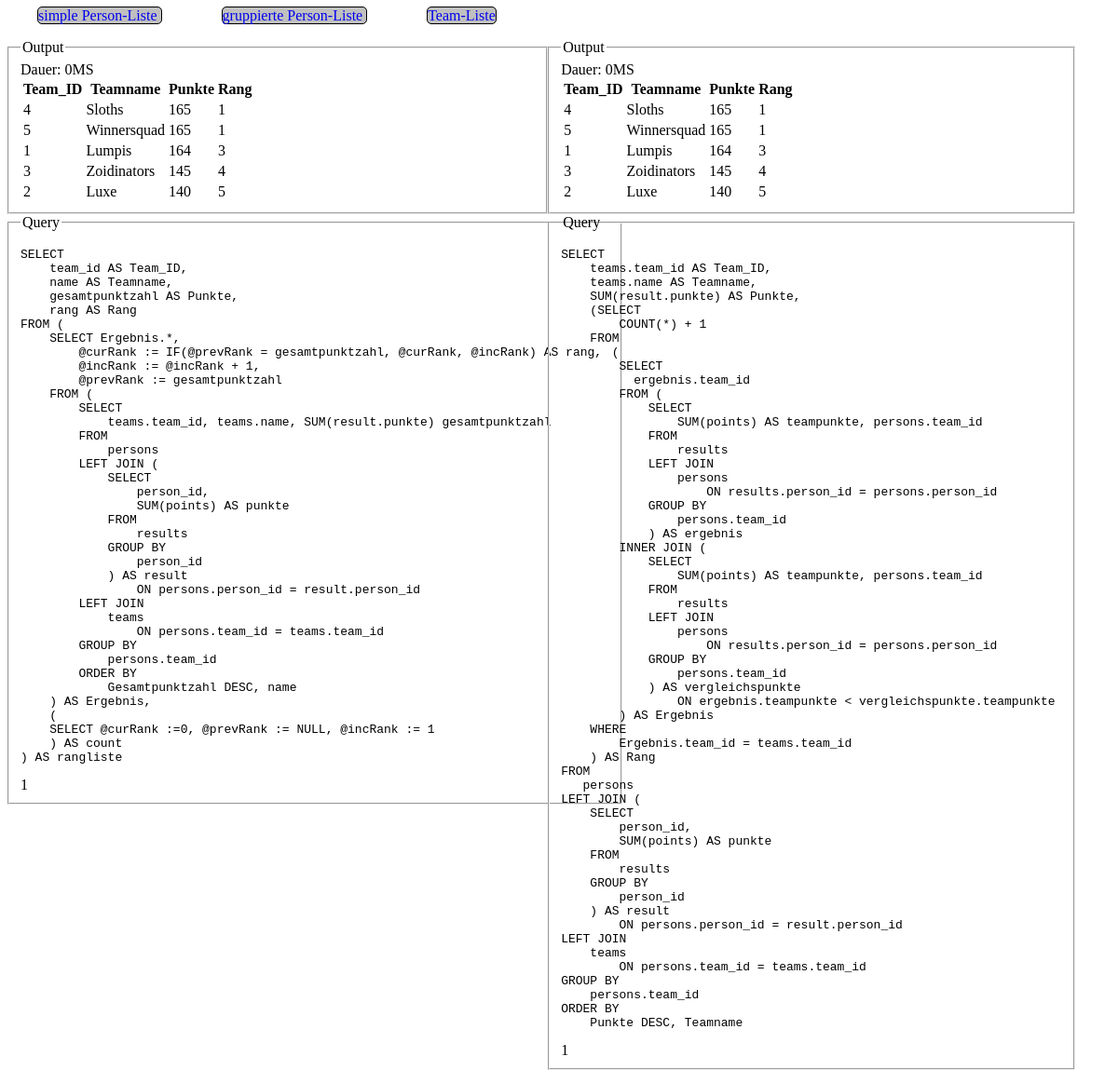
Screenshot of /index.php?query=team with the database file from the repository.
### tables this page shows
CREATE TABLE `teams` (
  `team_id` int(11) NOT NULL AUTO_INCREMENT,
  `name` varchar(40) NOT NULL,
  PRIMARY KEY (`team_id`)
);

### queries/teamRanking.php (called while the page is built, shortened)
<?php
$sqlCount = <<<SQL
SELECT
    team_id AS Team_ID,
    name AS Teamname,
    gesamtpunktzahl AS Punkte,
    rang AS Rang
FROM (
    SELECT Ergebnis.*,
        @curRank := IF(@prevRank = gesamtpunktzahl, @curRank, @incRank) AS rang,
        @incRank := @incRank + 1,
        @prevRank := gesamtpunktzahl
    FROM (
        SELECT
            teams.team_id, teams.name, SUM(result.punkte) gesamtpunktzahl
        FROM
            persons
        LEFT JOIN (
            SELECT
                person_id,
                SUM(points) AS punkte
            FROM
                results
            GROUP BY
                person_id
            ) AS result
                ON persons.person_id = result.person_id
        LEFT JOIN
            teams
                ON persons.team_id = teams.team_id
        GROUP BY
            persons.team_id
        ORDER BY
            Gesamtpunktzahl DESC, name
    ) AS Ergebnis,
    (
    SELECT @curRank :=0, @prevRank := NULL, @incRank := 1
    ) AS count
) AS rangliste
SQL;

### tablebuilder.php (the view, shortened to what this page needs)
<?php
function buildTable(array $resultset){
    $colums = array_keys($resultset[0]);
    $table =    '<table>
                    <tr>';
    foreach ($colums as $column){
        $table .= '<th>' . $column . '</th>';
    }
    $table .= '</tr>';
    foreach ($resultset as $row){
        $table .=   '<tr>';
        foreach ($colums as $column){
            $table .= '<td>' . $row[$column] . '</td>';
        }
        $table .=   '</tr>';
    }
    $table .= '</table>';
    return $table;
}

### rows the page displays
teams: team_id "4", name "Sloths", column "165", column "1"
teams: team_id "5", name "Winnersquad", column "165", column "1"
teams: team_id "1", name "Lumpis", column "164", column "3"
teams: team_id "3", name "Zoidinators", column "145", column "4"
teams: team_id "2", name "Luxe", column "140", column "5"

### other values shown
$timeCount "0MS"
$column "Team_ID"
$column "Teamname"
$column "Punkte"
$column "Rang"
$timeCalc "0MS"
